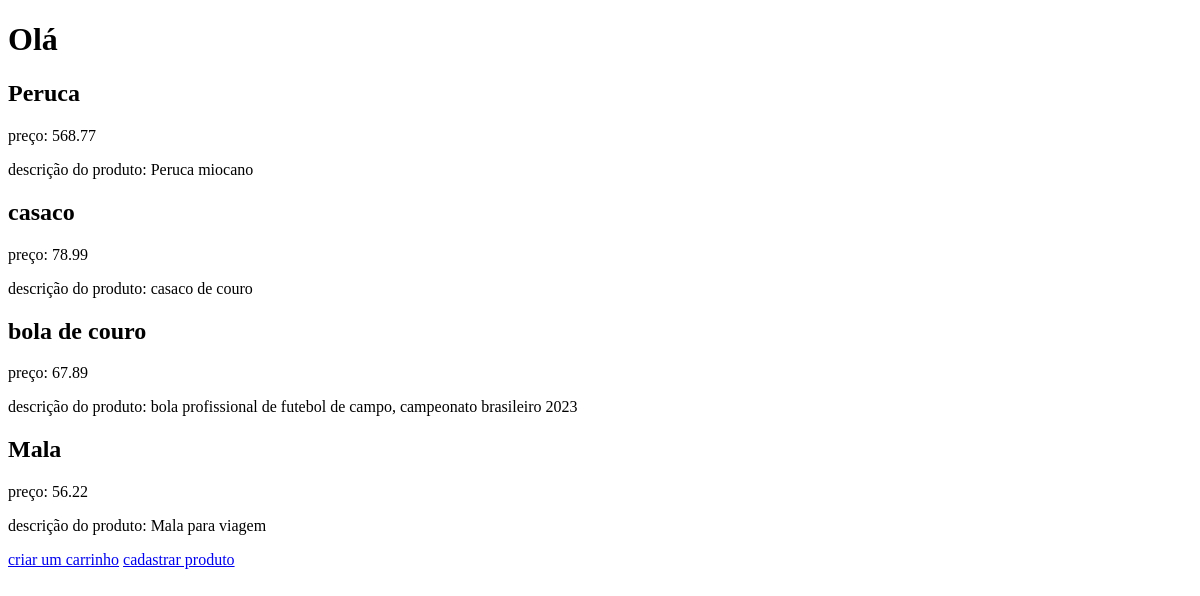
The app's page /cliente/salvar/, older data.
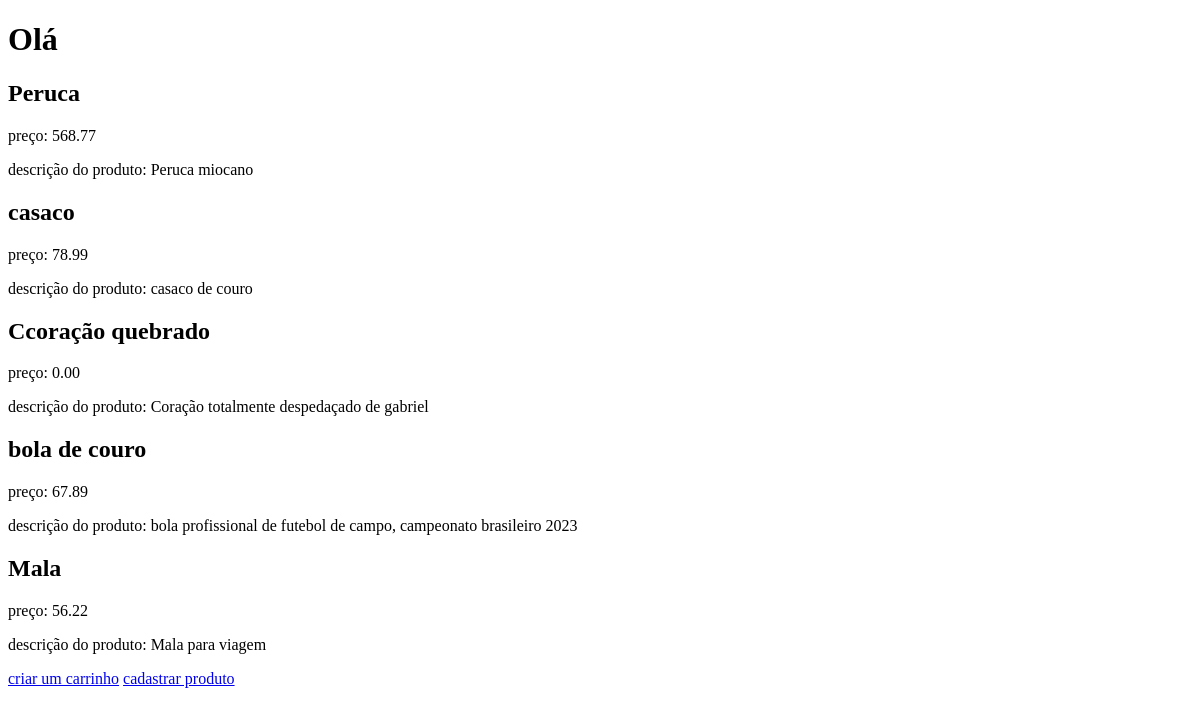
The same page, newer data.
### produto/models.py (models this page shows, shortened)
class Produto(models.Model):
  codigo = models.IntegerField(primary_key=True)
  nome = models.CharField(max_length=200)
  price = models.DecimalField(max_digits=10,decimal_places=2)
  descricao = models.TextField()

### cliente/views.py (the view, shortened to what this page needs)
# urls.py: path('salvar/', views.save, name="save"),
def save(request):
  produtos = Produto.objects.all()
  if request.method == "GET":
    return render(request, "cliente/home.html", {
      "produtos": produtos,
    })

### cliente/templates/cliente/home.html (shortened to what this page needs)
<!DOCTYPE html>
<html lang="en">
<head>
</head>
<body>
  <h1>Olá {{ cliente.nome }}</h1>
  {% for p in produtos %}
    <div>
      <h2>{{ p.nome }}</h2>
      <p>preço: {{ p.price }}</p>
      <p>descrição do produto: {{ p.descricao }}</p>
    </div>
  {% endfor %}
  <a href="{% url 'carrinho:create' pk=cliente.pk %}">criar um carrinho</a>
  <a href="{% url 'produto:index' %}">cadastrar produto</a>
</body>
</html>

Row changes from the older to the newer data that the page shows:
added Produto: nome "Ccoração quebrado", price "0.00", descricao "Coração totalmente despedaçado de gabriel"
